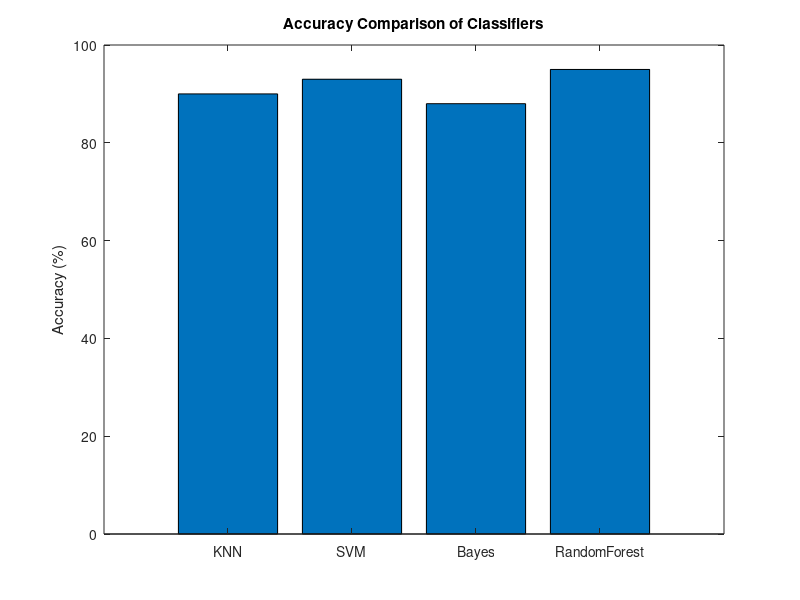

Write the MATLAB code that produced this figure. (Note: this script raises an error after producing the figure.)
classifiers = {'KNN', 'SVM', 'Bayes', 'RandomForest'};
accuracies = [90, 93, 88, 95];  % Example accuracy for each classifier

figure;
bar(accuracies);
set(gca, 'XTickLabel', classifiers);
ylabel('Accuracy (%)');
title('Accuracy Comparison of Classifiers');

%%
[train_horizontal, test_horizontal] = extract_horizontal_features(train_data, test_data);
[train_vertical, test_vertical] = extract_vertical_features(train_data, test_data);
[train_zoning, test_zoning] = extract_zoning_features(train_data, test_data);
[train_gradient, test_gradient] = extract_gradient_features(train_data, test_data);

[predicted_labels, accuracy, confusion_matrix] = KNNClassifier(train_gradient, train_labels, test_gradient, test_labels ,5);

% Assuming `confusion_matrix` is your confusion matrix for a classifier
% figure;
% heatmap(confusion_matrix, 'Title', 'Confusion Matrix for Classifier X');
% xlabel('Predicted Class');
% ylabel('True Class');

% Visualize confusion matrix using heatmap
figure;
heatmap(confusion_matrix, 'Title', 'Confusion Matrix', ...
    'XLabel', 'Predicted Class', 'YLabel', 'Actual Class');

% Per-class accuracy
num_classes = size(confusion_matrix, 1);
per_class_accuracy = zeros(1, num_classes);

for i = 1:num_classes
    per_class_accuracy(i) = confusion_matrix(i, i) / sum(confusion_matrix(i, :));
    disp(['Class ', num2str(i), ' Accuracy: ', num2str(per_class_accuracy(i) * 100), '%']);
end

% Precision, Recall, and F1-Score for each class
for i = 1:num_classes
    tp = confusion_matrix(i, i);
    fp = sum(confusion_matrix(:, i)) - tp;
    fn = sum(confusion_matrix(i, :)) - tp;
    precision = tp / (tp + fp);
    recall = tp / (tp + fn);
    f1_score = 2 * (precision * recall) / (precision + recall);

    disp(['Class ', num2str(i), ' Precision: ', num2str(precision * 100), '%']);
    disp(['Class ', num2str(i), ' Recall: ', num2str(recall * 100), '%']);
    disp(['Class ', num2str(i), ' F1-Score: ', num2str(f1_score * 100), '%']);
end

%%

accuracies = [90, 93, 88, 95; 85, 91, 86, 92];  % Rows: datasets/folds, Columns: classifiers
figure;
boxplot(accuracies, 'Labels', {'KNN', 'SVM', 'Bayes', 'RandomForest'});
ylabel('Accuracy (%)');
title('Performance Variability Across Classifiers');

%%
% Classifiers and feature data
classifiers = {'KNN', 'Parzen', 'Bayes', 'NearestMean'};
gradient = [94.4 95 18.6 84.4];
horizontal = [72.5 73.1 10.7  54.1];
vertical = [59.6 58.9 11.9 44];
zoning = [86.4 84.4 25.1 72.8];
avg_accuracy = [78.22 77.85 17.27 63.82];

% Grouped data matrix
data = [gradient; horizontal; vertical; zoning; avg_accuracy]';

% Create a grouped bar plot
figure;
bar(data);
xlabel('Classifiers');
ylabel('Percentage (%)');
title('Classifier Performance Comparison');
set(gca, 'XTickLabel', classifiers);
legend({'Gradient', 'Horizontal', 'Vertical', 'Zoning', 'Avg-accuracy'}, 'Location', 'NorthWest');
grid on;

